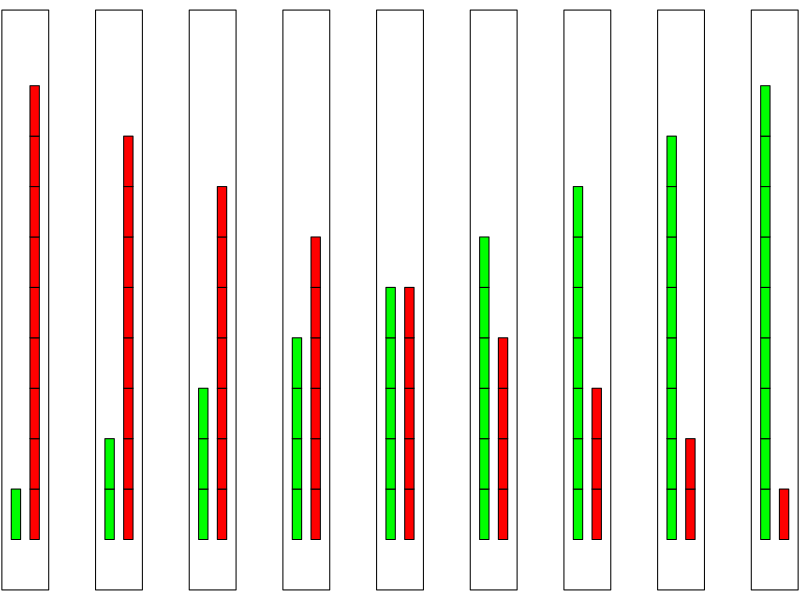

Generate this figure with R:
# plot for Example 6.4
# Jar i (i = 1, ..., 9) has (10 - i) red balls and i green balls.

## Bounding box of the drawn content (jar borders): x in [0.6, 9.1],
## y in [-0.1, 1.05]. `pad` gives the border stroke (lwd = 1) a sliver of
## room on each side so xaxs/yaxs = "i" doesn't clip it in half; the
## device size matches the padded box's aspect ratio so there's no
## visible dead space beyond that.
pad <- 0.02
xlim <- c(0.6 - pad, 9.1 + pad)
ylim <- c(-0.1 - pad, 1.05 + pad)
pdf("images/static/jars.pdf", width = 7.4,
    height = 7.4 * diff(ylim) / diff(xlim))
par(mar = c(0, 0, 0, 0))
plot(0, 0, xlim = xlim, ylim = ylim, xlab = "",
    ylab = "", main = "", axes = FALSE, col = 0,
    xaxs = "i", yaxs = "i")
for (i in 1:9) {
    n_green <- i
    n_red <- 10 - i
    for (j in 1:n_green) {
        y <- (j - 1) * 0.1
        rect(i - 0.3, y, i - 0.2, y + 0.1, col = "green")
    }
    for (j in 1:n_red) {
        y <- (j - 1) * 0.1
        rect(i - 0.1, y, i, y + 0.1, col = "red")
    }
    rect(i - 0.4, -0.1, i + 0.1, 1.05, border = "black")
}
dev.off()
